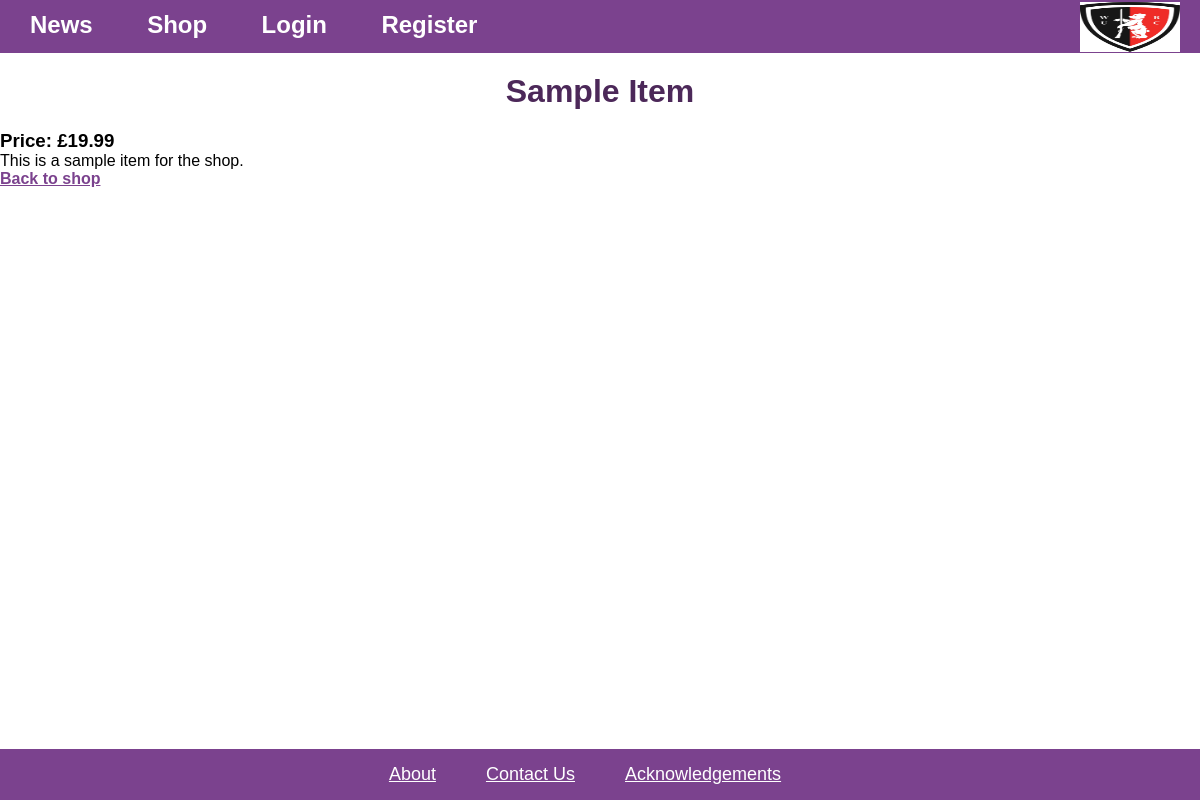
/shop/1, run on the app's committed database.
### db_schema.py (models this page shows)
class ShopItem(db.Model):
    __tablename__ = 'shop_items'
    id = db.Column(db.Integer, primary_key=True)
    name = db.Column(db.String(100), nullable=False)
    description = db.Column(db.Text, nullable=False)
    price = db.Column(db.Float, nullable=False)
    image_url = db.Column(db.String(255), nullable=True)  # URL to the image of the item
    created_at = db.Column(db.DateTime, default=datetime.now())
    updated_at = db.Column(db.DateTime, default=datetime.now(), onupdate=datetime.now())
    creator_id = db.Column(db.Integer, db.ForeignKey('admins.id'), nullable=False)
    creator = db.relationship('Admin', backref=db.backref('shop_items', lazy=True))

### server/blueprints/shop.py (the view)
@shop_bp.route('/<int:item_id>')
def shop_item(item_id):
    item = ShopItem.query.get_or_404(item_id)
    return render_template('shop/shop_item.html', item=item)

### app.py (called while the page is built)
@app.template_filter()
def format_price(price: float) -> str:
    return f"£{price:.2f}"

### templates/shop/shop_item.html (shortened to what this page needs)
{% extends "layout.html" %}
{% block content %}
    <h1>{{ item.name }}</h1>
    <h3>Price: <b>{{ item.price|format_price }}</b></h3>
    <p> {{ item.description | safe }}</p>
    <p>
        <a href="{{ url_for('shop.shop') }}">Back to shop</a>
    </p>
{% endblock %}

### static/css/layout.css (style rules this page uses)
* { box-sizing: border-box; margin: 0; padding: 0; font-family: sans-serif; --light-background-color: rgb(230, 230, 230); --complement-color: rgb(123, 66, 142); --complement-color-dark: rgb(76, 40, 89); }
body { min-height: 100vh; display: flex; flex-direction: column; align-items: center; justify-content: center; }
a { color: var(--complement-color); font-weight: bold; }
h1 { color: var(--complement-color-dark); text-align: center; margin: 20px 0; }

### data on the page
ShopItem: name "Sample Item", price "£19.99", description "This is a sample item for the shop."
